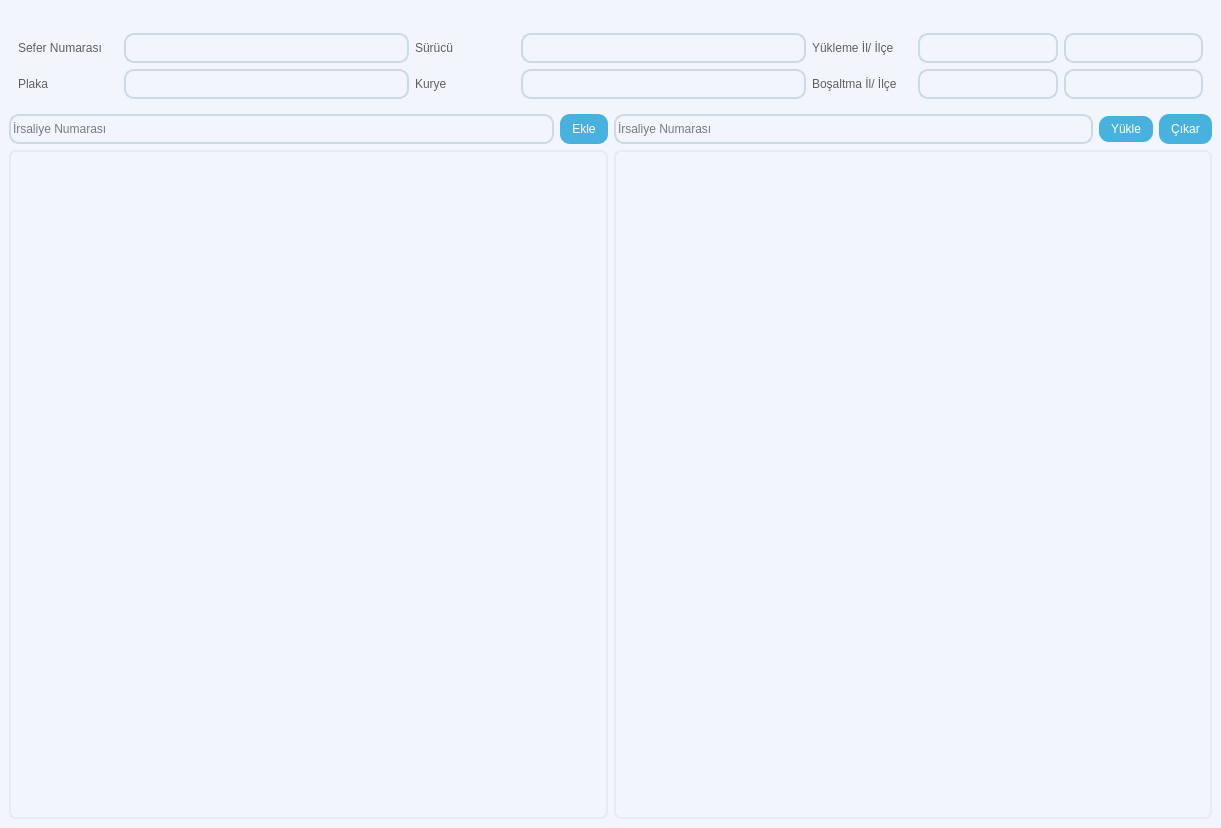
<?xml version="1.0" encoding="UTF-8"?>
<ui version="4.0">
 <class>Form</class>
 <widget class="QWidget" name="Form">
  <property name="geometry">
   <rect>
    <x>0</x>
    <y>0</y>
    <width>1221</width>
    <height>828</height>
   </rect>
  </property>
  <property name="windowTitle">
   <string>Form</string>
  </property>
  <property name="styleSheet">
   <string notr="true">QWidget{
  background-color: #f2f6fc;
}

QGroupBox{
	background-color: #f2f6fc;
	border-radius: 15px;
	margin-top: 15px;
	font: 9pt &quot;Segoe UI&quot;;
	color: #5f5f5f
}

QTableWidget {
    border: 2px solid #e3ebf5;
    border-radius: 10px;
    background-color: #f2f6fc;
}

QGroupBox::title {
    subcontrol-origin: margin;
    subcontrol-position: top center;
    padding: 5px 10px;
    background-color: #f2f6fc;
    border-radius: 7px;
    color: #5f5f5f;
}

QTableWidget{
	background-color: #f2f6fc;
	border-radius: 7px;
}

QLabel{
	font: 9pt &quot;Segoe UI&quot;;
	color: #5f5f5f;
}

QLineEdit{
	background-color: transparent;
	border: 2px solid #ccd9e6;
	border-radius: 10px;
	font: 9 pt &quot;Segoe UI&quot; #5f5f5f;
}

QTextEdit{
	background-color: transparent;
	border: 2px solid #ccd9e6;
	border-radius: 10px;
	font: 9 pt &quot;Segoe UI&quot;;
}

QPushButton {
    background-color: #48B1DD;
    color: white;
    border: none;
    border-radius: 10px;
    padding: 6px 12px;
    font: 9pt &quot;Segoe UI&quot;;
}

QPushButton:hover {
    background-color: #007BFF;
}

QPushButton:pressed {
    background-color: #5F5F5F;
}
QComboBox {
    background-color: transparent;
    border: 2px solid #5f5f5f;
    border-radius: 10px;
    padding: 5px 8px;
    font: 9pt &quot;Segoe UI&quot;;
    color: #5f5f5f;
}

QComboBox::drop-down {
    subcontrol-origin: padding;
    subcontrol-position: top right;
    width: 25px;
    border-left: 1px solid #5f5f5f;
}


QComboBox QAbstractItemView {
    border: 2px solid #e3ebf5;
    selection-background-color: #e3ebf5;
    background-color: white;
    color: #5f5f5f;
    font: 9pt &quot;Segoe UI&quot;;
    border-radius: 5px;
}


</string>
  </property>
  <layout class="QHBoxLayout" name="horizontalLayout_2">
   <property name="spacing">
    <number>0</number>
   </property>
   <property name="leftMargin">
    <number>0</number>
   </property>
   <property name="topMargin">
    <number>0</number>
   </property>
   <property name="rightMargin">
    <number>0</number>
   </property>
   <property name="bottomMargin">
    <number>0</number>
   </property>
   <item>
    <widget class="QWidget" name="widget" native="true">
     <layout class="QVBoxLayout" name="verticalLayout_6">
      <item>
       <widget class="QGroupBox" name="groupBox">
        <property name="title">
         <string/>
        </property>
        <layout class="QHBoxLayout" name="horizontalLayout_10">
         <item>
          <layout class="QVBoxLayout" name="verticalLayout_3">
           <item>
            <layout class="QHBoxLayout" name="horizontalLayout_4">
             <item>
              <widget class="QLabel" name="labelTripNumber">
               <property name="minimumSize">
                <size>
                 <width>100</width>
                 <height>30</height>
                </size>
               </property>
               <property name="maximumSize">
                <size>
                 <width>100</width>
                 <height>30</height>
                </size>
               </property>
               <property name="text">
                <string>Sefer Numarası</string>
               </property>
              </widget>
             </item>
             <item>
              <widget class="QLineEdit" name="lineEditTripNumber">
               <property name="minimumSize">
                <size>
                 <width>0</width>
                 <height>30</height>
                </size>
               </property>
               <property name="maximumSize">
                <size>
                 <width>16777215</width>
                 <height>30</height>
                </size>
               </property>
              </widget>
             </item>
            </layout>
           </item>
           <item>
            <layout class="QHBoxLayout" name="horizontalLayout_5">
             <item>
              <widget class="QLabel" name="labelVehiclePlateNumber">
               <property name="minimumSize">
                <size>
                 <width>100</width>
                 <height>30</height>
                </size>
               </property>
               <property name="maximumSize">
                <size>
                 <width>100</width>
                 <height>30</height>
                </size>
               </property>
               <property name="text">
                <string>Plaka</string>
               </property>
              </widget>
             </item>
             <item>
              <widget class="QLineEdit" name="lineEditVehiclePlateNumber">
               <property name="minimumSize">
                <size>
                 <width>0</width>
                 <height>30</height>
                </size>
               </property>
               <property name="maximumSize">
                <size>
                 <width>16777215</width>
                 <height>30</height>
                </size>
               </property>
               <property name="text">
                <string/>
               </property>
              </widget>
             </item>
            </layout>
           </item>
          </layout>
         </item>
         <item>
          <layout class="QVBoxLayout" name="verticalLayout_4">
           <item>
            <layout class="QHBoxLayout" name="horizontalLayout_6">
             <item>
              <widget class="QLabel" name="labelDriver">
               <property name="minimumSize">
                <size>
                 <width>100</width>
                 <height>30</height>
                </size>
               </property>
               <property name="maximumSize">
                <size>
                 <width>100</width>
                 <height>30</height>
                </size>
               </property>
               <property name="text">
                <string>Sürücü</string>
               </property>
              </widget>
             </item>
             <item>
              <widget class="QLineEdit" name="lineEditDriverName">
               <property name="minimumSize">
                <size>
                 <width>0</width>
                 <height>30</height>
                </size>
               </property>
               <property name="maximumSize">
                <size>
                 <width>16777215</width>
                 <height>30</height>
                </size>
               </property>
              </widget>
             </item>
            </layout>
           </item>
           <item>
            <layout class="QHBoxLayout" name="horizontalLayout_7">
             <item>
              <widget class="QLabel" name="labelCourier">
               <property name="minimumSize">
                <size>
                 <width>100</width>
                 <height>30</height>
                </size>
               </property>
               <property name="maximumSize">
                <size>
                 <width>100</width>
                 <height>30</height>
                </size>
               </property>
               <property name="text">
                <string>Kurye</string>
               </property>
              </widget>
             </item>
             <item>
              <widget class="QLineEdit" name="lineEditCourierName">
               <property name="minimumSize">
                <size>
                 <width>0</width>
                 <height>30</height>
                </size>
               </property>
               <property name="maximumSize">
                <size>
                 <width>16777215</width>
                 <height>30</height>
                </size>
               </property>
              </widget>
             </item>
            </layout>
           </item>
          </layout>
         </item>
         <item>
          <layout class="QVBoxLayout" name="verticalLayout_5">
           <item>
            <layout class="QHBoxLayout" name="horizontalLayout_8">
             <item>
              <widget class="QLabel" name="labelLoadingCity">
               <property name="minimumSize">
                <size>
                 <width>100</width>
                 <height>30</height>
                </size>
               </property>
               <property name="maximumSize">
                <size>
                 <width>100</width>
                 <height>30</height>
                </size>
               </property>
               <property name="text">
                <string>Yükleme İl/ İlçe</string>
               </property>
              </widget>
             </item>
             <item>
              <widget class="QLineEdit" name="lineEditLoadingProvince">
               <property name="minimumSize">
                <size>
                 <width>0</width>
                 <height>30</height>
                </size>
               </property>
               <property name="maximumSize">
                <size>
                 <width>16777215</width>
                 <height>30</height>
                </size>
               </property>
              </widget>
             </item>
             <item>
              <widget class="QLineEdit" name="lineEditLoadingDistrict">
               <property name="minimumSize">
                <size>
                 <width>0</width>
                 <height>30</height>
                </size>
               </property>
               <property name="maximumSize">
                <size>
                 <width>16777215</width>
                 <height>30</height>
                </size>
               </property>
              </widget>
             </item>
            </layout>
           </item>
           <item>
            <layout class="QHBoxLayout" name="horizontalLayout_9">
             <item>
              <widget class="QLabel" name="labelDestinationCity">
               <property name="minimumSize">
                <size>
                 <width>100</width>
                 <height>30</height>
                </size>
               </property>
               <property name="maximumSize">
                <size>
                 <width>100</width>
                 <height>30</height>
                </size>
               </property>
               <property name="text">
                <string>Boşaltma İl/ İlçe</string>
               </property>
              </widget>
             </item>
             <item>
              <widget class="QLineEdit" name="lineEditDestinationProvince">
               <property name="minimumSize">
                <size>
                 <width>0</width>
                 <height>30</height>
                </size>
               </property>
               <property name="maximumSize">
                <size>
                 <width>16777215</width>
                 <height>30</height>
                </size>
               </property>
              </widget>
             </item>
             <item>
              <widget class="QLineEdit" name="lineEditDestinationDistrict">
               <property name="minimumSize">
                <size>
                 <width>0</width>
                 <height>30</height>
                </size>
               </property>
               <property name="maximumSize">
                <size>
                 <width>16777215</width>
                 <height>30</height>
                </size>
               </property>
              </widget>
             </item>
            </layout>
           </item>
          </layout>
         </item>
        </layout>
       </widget>
      </item>
      <item>
       <layout class="QHBoxLayout" name="horizontalLayout_11">
        <item>
         <layout class="QVBoxLayout" name="verticalLayout">
          <item>
           <layout class="QHBoxLayout" name="horizontalLayout_3">
            <item>
             <widget class="QLineEdit" name="lineEditLoadingOrderSearch">
              <property name="minimumSize">
               <size>
                <width>0</width>
                <height>30</height>
               </size>
              </property>
              <property name="maximumSize">
               <size>
                <width>16777215</width>
                <height>30</height>
               </size>
              </property>
              <property name="placeholderText">
               <string>İrsaliye Numarası</string>
              </property>
             </widget>
            </item>
            <item>
             <widget class="QPushButton" name="pushButtonAddOrder">
              <property name="minimumSize">
               <size>
                <width>0</width>
                <height>30</height>
               </size>
              </property>
              <property name="maximumSize">
               <size>
                <width>16777215</width>
                <height>30</height>
               </size>
              </property>
              <property name="text">
               <string>Ekle</string>
              </property>
             </widget>
            </item>
           </layout>
          </item>
          <item>
           <widget class="QTableWidget" name="tableWidgetLoading"/>
          </item>
         </layout>
        </item>
        <item>
         <layout class="QVBoxLayout" name="verticalLayout_2">
          <item>
           <layout class="QHBoxLayout" name="horizontalLayout">
            <item>
             <widget class="QLineEdit" name="lineEditLoadedOrder">
              <property name="minimumSize">
               <size>
                <width>0</width>
                <height>30</height>
               </size>
              </property>
              <property name="maximumSize">
               <size>
                <width>16777215</width>
                <height>30</height>
               </size>
              </property>
              <property name="placeholderText">
               <string>İrsaliye Numarası</string>
              </property>
             </widget>
            </item>
            <item>
             <widget class="QPushButton" name="pushButtonLoad">
              <property name="text">
               <string>Yükle</string>
              </property>
             </widget>
            </item>
            <item>
             <widget class="QPushButton" name="pushButtonDelete">
              <property name="minimumSize">
               <size>
                <width>0</width>
                <height>30</height>
               </size>
              </property>
              <property name="maximumSize">
               <size>
                <width>16777215</width>
                <height>30</height>
               </size>
              </property>
              <property name="text">
               <string>Çıkar</string>
              </property>
             </widget>
            </item>
           </layout>
          </item>
          <item>
           <widget class="QTableWidget" name="tableWidgetLoaded"/>
          </item>
         </layout>
        </item>
       </layout>
      </item>
     </layout>
    </widget>
   </item>
  </layout>
 </widget>
 <resources/>
 <connections/>
</ui>
